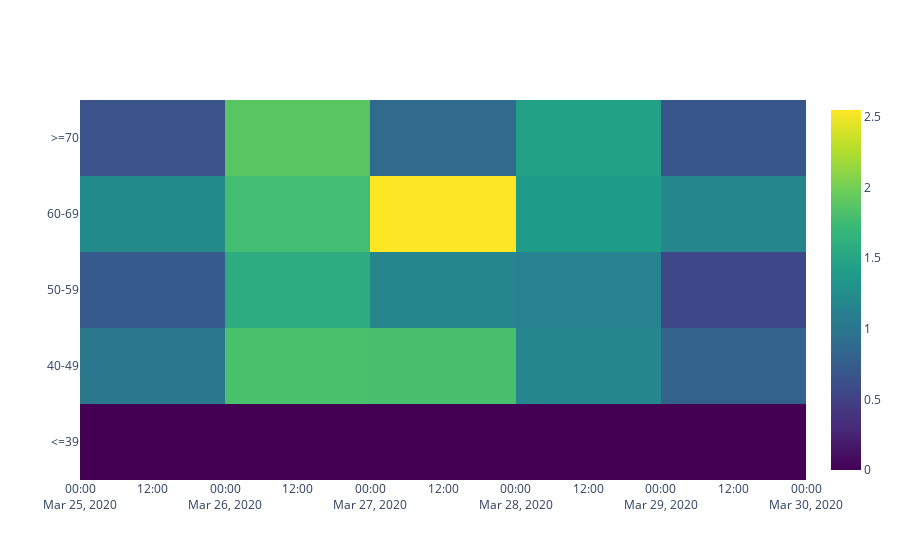

Notebook cell for this chart:
### Code cell
fig = go.Figure(data=go.Heatmap(
        z=casos_100milhab.values,
        x=casos_100milhab.index,
        y=casos_100milhab.columns,
        colorscale='Viridis'))

fig

### Figure 1 — Plotly figure (JSON) as saved in the notebook; plotly's stock layout.template omitted (floating-point values rounded to 4 significant figures; data arrays with more than 128 entries replaced by an {"elided": "..."} marker saying what was removed)
{"data": [{"colorscale": [[0, "#440154"], [0.1111, "#482878"], [0.2222, "#3e4989"], [0.3333, "#31688e"], [0.4444, "#26828e"], [0.5556, "#1f9e89"], [0.6667, "#35b779"], [0.7778, "#6ece58"], [0.8889, "#b5de2b"], [1, "#fde725"]], "type": "heatmap", "x": {"elided": "447 str values"}, "y": ["<=39", "40-49", "50-59", "60-69", ">=70"], "z": {"elided": "447x5 float values"}}], "layout": {"autosize": true, "xaxis": {"autorange": true, "range": ["2020-03-25", "2020-03-30"], "type": "date"}, "yaxis": {"autorange": true, "range": [-0.5, 4.5], "type": "category"}}}
